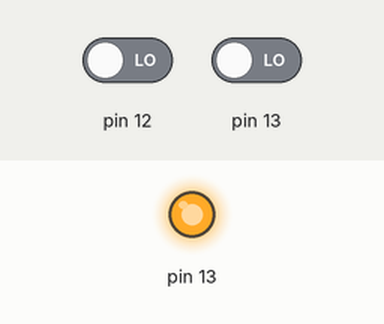
Recording of a sketch running on a simulated Arduino Uno, built with avr-gcc and run on an emulated ATmega328P. Shown: output pins drawn as LEDs (lit = HIGH). Inputs (shaded band) come from the test bench; at power-on: pin 12 LOW, pin 13 LOW. What the sketch prints to the serial monitor is not drawn.

Above: at 2.8 s.
2.9 s: pin 12 driven HIGH
4.5 s: pin 12 driven LOW
8.0 s: pin 13 driven HIGH
10.0 s: pin 13 driven LOW
Timing chart, 0 to 13.0 s (numbered marks = the images above; inputs shaded):
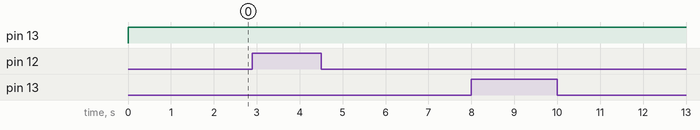

The sketch:

dualPhotoTest.ino
```cpp
void setup() {
  // put your setup code here, to run once:
  Serial.begin(9600);
  Serial.println("Beginning");
}

unsigned long checkSensor(int pin){
  pinMode(pin, OUTPUT);     //set to output
  digitalWrite(pin, HIGH);  //set high
  delay(1);                       //charge cap

  pinMode(pin, INPUT);      //set low
  unsigned long s = micros();     //start timing

  while(digitalRead(pin) == HIGH){
  }
  return micros() - s; // find final time
}


void loop() {
  // put your main code here, to run repeatedly:
    Serial.print("Left Sensor: ");
    unsigned long left = checkSensor(13);
    Serial.println(left);

    Serial.print("Right Sensor: ");
    unsigned long right = checkSensor(12);
    Serial.println(right);
    Serial.println();
    delay(1000);
}
```
